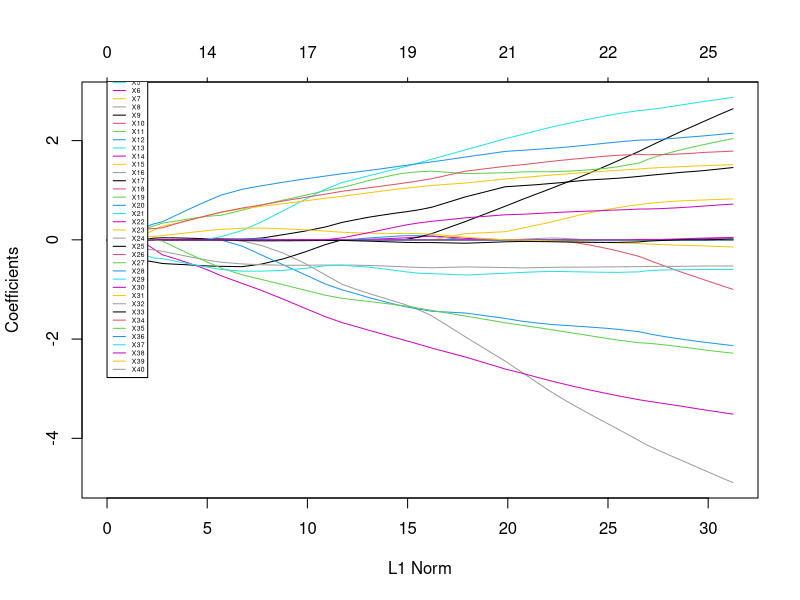

This figure's R source:
library(MASS)
library(leaps)
library(glmnet)

train = read.csv("train.csv")
train = train[, 1: 41]

#feature selection in linear models
#best subsets selection
fitbsub = regsubsets(x = train[, 2: 41], y = train[, 1])
summary(fitbsub)

#backwards step-wise - via bic
fit = lm(data = train)
fitb = stepAIC(fit, direction = "backward", data = train, k = log(nrow(train)))
summary(fitb)

#l1 regularization
Y = as.numeric(train[, 1]);
Y = Y - mean(Y)
X = as.matrix(train[, -1]);
X = scale(X, center = T, scale = T)

fit0 = lm(Y ~ X - 1)
lam = 1
fitl = glmnet(x = X, y = Y, family = "gaussian", lambda = lam, alpha = 1)
cbind(fit0$coef, as.matrix(fitl$beta))

#lasso paths
fitl = glmnet(x = X, y = Y, family = "gaussian", alpha = 1)
plot(fitl, col = 1: 40)
legend(0, 4, legend = names(train)[2: 41], col = 1: 41, lty = rep(1, 41), cex = .41)
